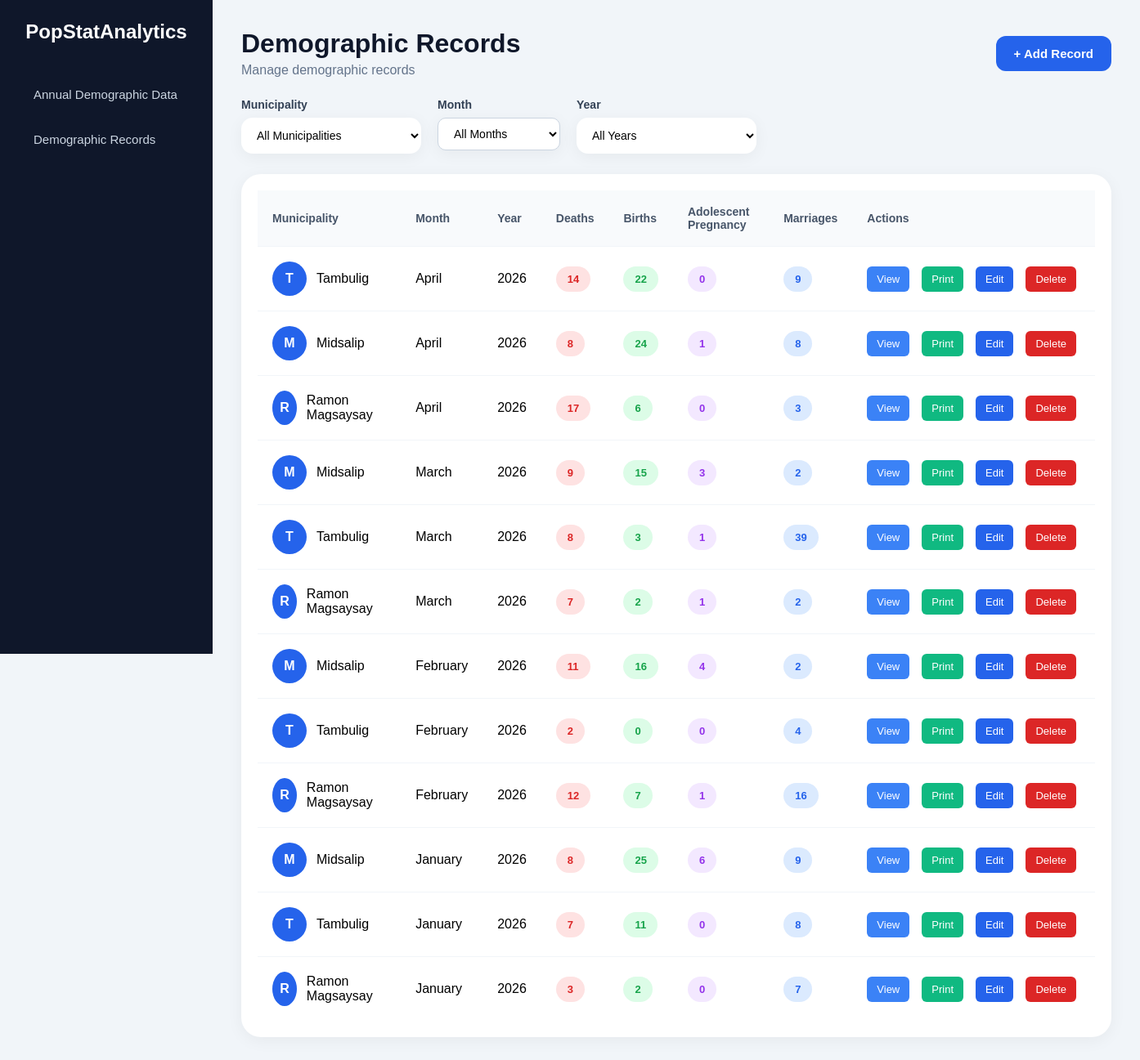
Screenshot of /demographic_data.php with the database file from the repository.
### tables this page shows
CREATE TABLE `demographic_datas` (
  `dedaID` int(11) NOT NULL AUTO_INCREMENT,
  `municipality_id` int(11) NOT NULL,
  `record_month` tinyint(4) DEFAULT 0,
  `record_year` int(11) DEFAULT 0,
  `male_death` int(11) DEFAULT 0,
  `female_death` int(11) DEFAULT 0,
  `birth_on_date_male` int(11) DEFAULT 0,
  `birth_on_date_female` int(11) DEFAULT 0,
  `birth_late_male` int(11) DEFAULT 0,
  `birth_late_female` int(11) DEFAULT 0,
  `birth_married_parents` int(11) DEFAULT 0,
  `birth_not_married_parents` int(11) DEFAULT 0,
  `marriages` int(11) DEFAULT 0,
  `created_at` timestamp NOT NULL DEFAULT current_timestamp(),
  PRIMARY KEY (`dedaID`),
  UNIQUE KEY `municipality_id` (`municipality_id`,`record_month`,`record_year`),
  CONSTRAINT `demographic_datas_ibfk_1` FOREIGN KEY (`municipality_id`) REFERENCES `municipalities` (`municipality_id`)
);

CREATE TABLE `municipalities` (
  `municipality_id` int(11) NOT NULL AUTO_INCREMENT,
  `mun_name` varchar(50) NOT NULL,
  PRIMARY KEY (`municipality_id`)
);

### demographic_data.php (the view, shortened to what this page needs)
<?php
include 'db.php';
?>
<!DOCTYPE html>
<html>
<head>
    <link rel="stylesheet" href="css/index.css">
    <link rel="stylesheet" href="css/demographic_data.css">
</head>
<body>
<div class="sidebar">
    <h2>PopStatAnalytics</h2>
    <ul>
        <li>
            <a href="index.php">Annual Demographic Data</a>
        </li>
        <li>
            <a href="demographic_data.php">
                Demographic Records
            </a>
        </li>
    </ul>
</div>
<div class="main">
    <div class="record-header">
        <div>
            <h1>Demographic Records</h1>
            <p>
                Manage demographic records
            </p>
        </div>
        <button class="add-btn" id="openModal">
            + Add Record
        </button>
    </div>
    <div class="filter-wrapper">
        <div class="filter-group">
            <label>Municipality</label>
            <select id="municipalitySearch">
    <option value="">
        All Municipalities
    </option>
</select>
        </div>
        <div class="filter-group">
            <label>Month</label>
            <select id="monthFilter">
                <option value="">All Months</option>
            </select>
        </div>
        <div class="filter-group">
            <label>Year</label>
            <select id="yearFilter">
    <option value="">
        All Years
    </option>
</select>
        </div>
    </div>
<div class="modern-table-card">
    <table id="recordsTable">
        <thead>
            <tr>
                <th>Municipality</th>
                <th>Month</th>
                <th>Year</th>
                <th>Deaths</th>
                <th>Births</th>
                <th>Adolescent Pregnancy</th>
                <th>Marriages</th>
                <th>Actions</th>
            </tr>
        </thead>
        <tbody>
            <?php
            $records = mysqli_query($conn, "
                SELECT
                    demographic_datas.*,
                    municipalities.mun_name
                FROM demographic_datas
                INNER JOIN municipalities
                ON demographic_datas.municipality_id =
                municipalities.municipality_id
                ORDER BY
                record_year DESC,
                record_month DESC,
                dedaID DESC
            ");
            while($row = mysqli_fetch_assoc($records)){
                $totalDeaths =
                    $row['male_death'] +
                    $row['female_death'];
                $totalBirths =
                    $row['birth_on_date_male'] +
                    $row['birth_on_date_female'] +
                    $row['birth_late_male'] +
                    $row['birth_late_female'];
                $adolescentQuery = mysqli_query($conn, "
                SELECT SUM(total_count) as total
                FROM adolescent_mother_records
                WHERE dedaID = '".$row['dedaID']."'
            ");
            $adolescentData =
                mysqli_fetch_assoc($adolescentQuery);
            $totalAdolescent =
                $adolescentData['total'] ?? 0;
            ?>
            <tr>
                <td>
                    <div class="municipality-box">
                        <div class="municipality-avatar">
                            <?= strtoupper(
                                substr(
                                    $row['mun_name'],
                                    0,
                                    1
                                )
                            ); ?>
                        </div>
                        <span>
                            <?= $row['mun_name']; ?>
                        </span>
                    </div>
                </td>
                <td>
                    <?= date(
                        'F',
                        mktime(
                            0,
                            0,
                            0,
                            $row['record_month'],
                            1
                        )
                    ); ?>
                </td>
                <td>
                    <?= $row['record_year']; ?>
                </td>
                <td>
                    <span class="badge death-badge">
                        <?= $totalDeaths; ?>
                    </span>
                </td>
                <td>
                    <span class="badge birth-badge">
                        <?= $totalBirths; ?>
                    </span>
                </td>
                <td>
    <span class="badge adolescent-badge">
        <?= $totalAdolescent; ?>
    </span>
</td>
                <td>
                    <span class="badge marriage-badge">
                        <?= $row['marriages']; ?>
                    </span>
                </td>
                <td>
                    <div class="action-buttons">
    <button
    class="view-btn"
    onclick='openViewModal(
        "<?= htmlspecialchars($row['mun_name']); ?>",
                "<?= date(
            "F",
            mktime(
                0,
                0,
                0,
                $row["record_month"],
                1
            )
        ); ?>",
        "<?= $row["record_year"]; ?>",
        "<?= $row["male_death"]; ?>",
        "<?= $row["female_death"]; ?>",
        "<?= $row["birth_on_date_male"]; ?>",
        "<?= $row["birth_on_date_female"]; ?>",
        "<?= $row["birth_late_male"]; ?>",
        "<?= $row["birth_late_female"]; ?>",
        "<?= $row["birth_married_parents"]; ?>",
        "<?= $row["birth_not_married_parents"]; ?>",
        "<?= $totalAdolescent; ?>",
        "<?= $row["marriages"]; ?>"
    )'
>
    View
</button>
    <a
        href="print_record.php?id=<?= $row['dedaID']; ?>"
        target="_blank"
        class="print-btn"
    >
        Print
    </a>
                    <?php
$adolescentRecords = [];
$adolescentQuery = mysqli_query($conn, "
    SELECT age, total_count
    FROM adolescent_mother_records
    WHERE dedaID = '".$row['dedaID']."'
");
while($a = mysqli_fetch_assoc($adolescentQuery)){
    $adolescentRecords[$a['age']] =
        $a['total_count'];
}
$adolescentJson =
    json_encode($adolescentRecords);
?>
                        <button
                            class="edit-btn"
                            onclick='openEditModal(
                                <?= $row["dedaID"]; ?>,
                                <?= $row["municipality_id"]; ?>,
                                <?= $row["record_month"]; ?>,
                                <?= $row["record_year"]; ?>,
                                <?= $row["male_death"]; ?>,
                                <?= $row["female_death"]; ?>,
                                <?= $row["birth_on_date_male"]; ?>,
                                <?= $row["birth_on_date_female"]; ?>,
                                <?= $row["birth_late_male"]; ?>,
                                <?= $row["birth_late_female"]; ?>,
                                <?= $row["birth_married_parents"]; ?>,
                                <?= $row["birth_not_married_parents"]; ?>,
                                <?= json_encode($adolescentJson); ?>,
                                <?= $row["marriages"]; ?>
                            )'
                        >
                            Edit
                        </button>
                        <a
                            href="delete.php?id=<?= $row['dedaID']; ?>"
                            class="delete-btn"
                            onclick="
                                return confirm(
                                    'Delete this record?'
                                )
                            "
                        >
                            Delete
                        </a>
                    </div>
                </td>
            </tr>
            <?php } ?>
        </tbody>
    </table>
</div>
</div>
</body>
</html>

### css/index.css (style rules this page uses)
* { margin:0; padding:0; box-sizing:border-box; font-family:Arial, sans-serif; }
body { display:flex; background:#f1f5f9; }
.sidebar { width:260px; height:100vh; background:#0f172a; position:fixed; left:0; top:0; padding:25px; }
.sidebar h2 { color:white; margin-bottom:40px; text-align:center; font-size:24px; }
.sidebar ul { list-style:none; }
.sidebar ul li { margin-bottom:10px; }
.sidebar ul li a { color:#cbd5e1; text-decoration:none; display:block; padding:14px 16px; border-radius:12px; transition:0.3s; font-size:15px; }
.main { margin-left:260px; width:100%; padding:35px; }
.add-btn { background:#2563eb; color:white; border:none; padding:13px 22px; border-radius:12px; cursor:pointer; font-size:15px; transition:0.3s; font-weight:bold; }
#monthFilter { padding:10px 15px; border-radius:10px; border:1px solid #cbd5e1; cursor:pointer; min-width:150px; }

### css/demographic_data.css (style rules this page uses)
.record-header { display:flex; justify-content:space-between; align-items:center; margin-bottom:25px; }
.record-header h1 { font-size:32px; color:#0f172a; }
.record-header p { color:#64748b; margin-top:5px; }
.modern-table-card { background:white; border-radius:24px; padding:20px; box-shadow:0 4px 20px rgba(0,0,0,0.05); overflow:auto; }
table { width:100%; border-collapse:collapse; }
table thead { background:#f8fafc; }
table th { text-align:left; padding:18px; color:#475569; font-size:14px; font-weight:600; }
table td { padding:18px; border-top:1px solid #f1f5f9; }
table tbody tr { transition:0.3s; }
.municipality-box { display:flex; align-items:center; gap:12px; }
.municipality-avatar { width:42px; height:42px; border-radius:50%; background:#2563eb; color:white; display:flex; align-items:center; justify-content:center; font-weight:bold; font-size:16px; }
.badge { padding:8px 14px; border-radius:30px; font-size:13px; font-weight:bold; }
.death-badge { background:#fee2e2; color:#dc2626; }
.birth-badge { background:#dcfce7; color:#16a34a; }
.adolescent-badge { background:#f3e8ff; color:#9333ea; }
.marriage-badge { background:#dbeafe; color:#2563eb; }
.action-buttons { display:flex; gap:10px; }
.view-btn { background:#3b82f6; color:white; }
.print-btn { background:#10b981; color:white; }
.action-buttons a, .action-buttons button { text-decoration:none; padding:8px 12px; border:none; border-radius:6px; cursor:pointer; font-size:13px; margin-right:5px; display:inline-block; }
.edit-btn { background:#2563eb; color:white; padding:8px 14px; border-radius:10px; text-decoration:none; font-size:13px; transition:0.3s; }
.delete-btn { background:#dc2626; color:white; padding:8px 14px; border-radius:10px; text-decoration:none; font-size:13px; transition:0.3s; }
.filter-wrapper { display:flex; gap:20px; margin-bottom:25px; flex-wrap:wrap; }
.filter-group { display:flex; flex-direction:column; }
.filter-group label { margin-bottom:8px; font-size:14px; font-weight:600; color:#334155; }
.filter-group input, .filter-group select { min-width:220px; padding:13px 15px; border:none; border-radius:14px; background:white; box-shadow:0 4px 20px rgba(0,0,0,0.05); outline:none; font-size:14px; }

### rows the page displays
demographic_datas: municipality.mun_name "T", municipality.mun_name "Tambulig", record_month "April", record_year "2026", totalDeaths "14", totalBirths "22", totalAdolescent "0", marriages "9"
demographic_datas: municipality.mun_name "M", municipality.mun_name "Midsalip", record_month "April", record_year "2026", totalDeaths "8", totalBirths "24", totalAdolescent "1", marriages "8"
demographic_datas: municipality.mun_name "R", municipality.mun_name "Ramon Magsaysay", record_month "April", record_year "2026", totalDeaths "17", totalBirths "6", totalAdolescent "0", marriages "3"
demographic_datas: municipality.mun_name "M", municipality.mun_name "Midsalip", record_month "March", record_year "2026", totalDeaths "9", totalBirths "15", totalAdolescent "3", marriages "2"
demographic_datas: municipality.mun_name "T", municipality.mun_name "Tambulig", record_month "March", record_year "2026", totalDeaths "8", birth_on_date_male "3", totalAdolescent "1", marriages "39"
demographic_datas: municipality.mun_name "R", municipality.mun_name "Ramon Magsaysay", record_month "March", record_year "2026", totalDeaths "7", birth_on_date_female "2", totalAdolescent "1", marriages "2"
demographic_datas: municipality.mun_name "M", municipality.mun_name "Midsalip", record_month "February", record_year "2026", totalDeaths "11", totalBirths "16", totalAdolescent "4", marriages "2"
demographic_datas: municipality.mun_name "T", municipality.mun_name "Tambulig", record_month "February", record_year "2026", totalDeaths "2", birth_on_date_male "0", totalAdolescent "0", marriages "4"
demographic_datas: municipality.mun_name "R", municipality.mun_name "Ramon Magsaysay", record_month "February", record_year "2026", totalDeaths "12", totalBirths "7", totalAdolescent "1", marriages "16"
demographic_datas: municipality.mun_name "M", municipality.mun_name "Midsalip", record_month "January", record_year "2026", totalDeaths "8", totalBirths "25", totalAdolescent "6", marriages "9"
demographic_datas: municipality.mun_name "T", municipality.mun_name "Tambulig", record_month "January", record_year "2026", totalDeaths "7", totalBirths "11", totalAdolescent "0", marriages "8"
demographic_datas: municipality.mun_name "R", municipality.mun_name "Ramon Magsaysay", record_month "January", record_year "2026", totalDeaths "3", birth_on_date_male "2", totalAdolescent "0", marriages "7"
